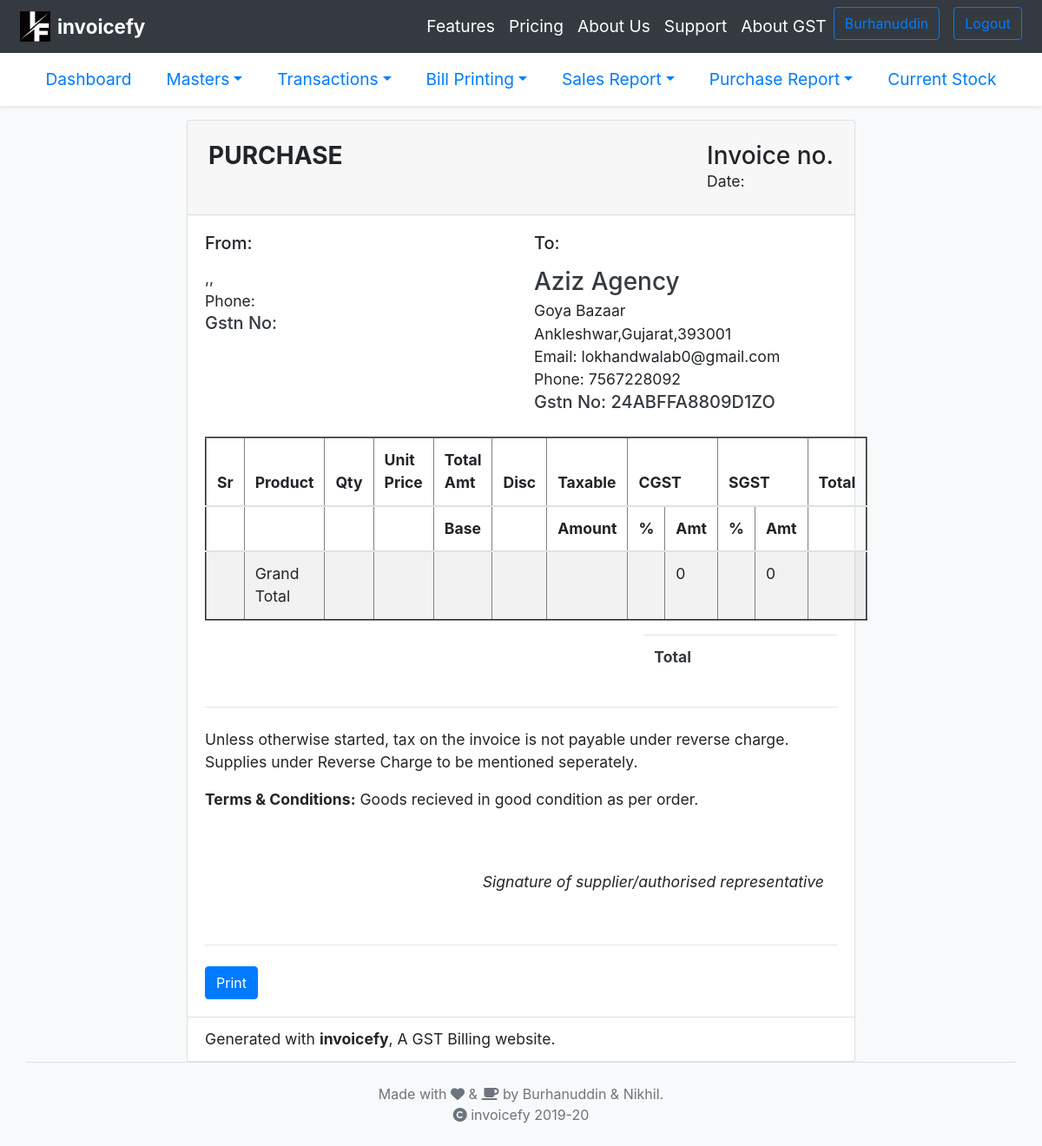
The app's page /invoicep.php (signed in) with its own data.
### tables this page shows
CREATE TABLE `client_mast` (
  `Client_Id` varchar(6) NOT NULL,
  `C_Mail_Id` varchar(50) NOT NULL,
  `C_Name` varchar(50) NOT NULL,
  `Comp_Name` varchar(100) NOT NULL,
  `C_Address` varchar(50) NOT NULL,
  `C_City` varchar(25) NOT NULL,
  `C_State` varchar(25) NOT NULL,
  `C_Pincode` int(6) NOT NULL,
  `C_Gstn_No` varchar(15) NOT NULL,
  `C_Mob_No` bigint(10) NOT NULL,
  `C_Password` varchar(20) NOT NULL,
  `C_Subscription_Dt` date NOT NULL,
  `C_Expiry_Dt` date NOT NULL
);

### inclds/Sessionchk.php (called while the page is built, shortened)
<?php
	if(!isset($_SESSION['cli']))
	{
		include("Redirectlogin.php");
	}
	else
	{
		$clid=$_SESSION['cli'];
	}
?>

### invoicep.php (the view, shortened to what this page needs)
<?php
    include('inclds/head.php');
    include('inclds/head2.php');
    $q1="SELECT * FROM client_mast WHERE Client_Id='{$clid}'";
    if(!mysqli_query($con,$q1))
    {
        echo ("Error description: " . mysqli_error($con));
    }
    else
    {
        $res1=mysqli_query($con,$q1);
        $row1=mysqli_fetch_assoc($res1);
        $q2="SELECT * FROM purchase_mast S INNER JOIN supp_mast C ON S.Supp_Id=C.Supp_Id WHERE S.Inv_No='{$_SESSION['invn']}'";
        if(!mysqli_query($con,$q2))
        {
            echo ("Error description: " . mysqli_error($con));
        }
        else
        {
            $res2=mysqli_query($con,$q2);
            $row2=mysqli_fetch_assoc($res2);
        }
    }
?>
<div id="invoice" class="offset-xl-2 col-xl-8 col-lg-12 col-md-12 col-sm-12 col-12 padding">
    <div id="main" class="card">
        <div class="card-header p-4">
            <a class="pt-2 h3 font-weight-bold" data-abc="true">PURCHASE</a>
            <div class="float-right">
                <h3 class="mb-0">Invoice no. <?= $_SESSION['invn']?></h3>
                Date: <?= $row2['Inv_Date']?>
            </div>
        </div>
        <div class="card-body">
            <div class="row mb-4">
                <div class="col-sm-6">
                    <h5 class="mb-3">From:</h5>
                    <div><?= $row2['City']?>,<?= $row2['State']?>,<?= $row2['Pincode']?></div>
                    <div>Phone: <?= $row2['Mob_No']?></div>
                    <h5 class="text-dark mb-1">Gstn No: <?= $row2['Gstn_No']?></h5>
                </div>
                <div class="col-sm-6 ">
                    <h5 class="mb-3">To:</h5>
                    <h3 class="text-dark mb-1"><?= $row1['Comp_Name']?></h3>
                    <div><?= $row1['C_Address']?></div>
                    <div><?= $row1['C_City']?>,<?= $row1['C_State']?>,<?= $row1['C_Pincode']?></div>
                    <div>Email: <?= $row1['C_Mail_Id']?></div>
                    <div>Phone: <?= $row1['C_Mob_No']?></div>
                    <h5 class="text-dark mb-1">Gstn No: <?= $row1['C_Gstn_No']?></h5>
                </div>
            </div>
            <div class="table-responsive-sm">
                <table class="table table-striped" border="2">
                    <thead>
                        <tr>
                            <th class="center">Sr</th>
                            <th class="right">Product</th>
                            <th class="center">Qty</th>
                            <th class="center">Unit Price</th>
                            <th class="center">Total Amt</th>
                            <th class="center">Disc</th>
                            <th class="center">Taxable</th>
                            <th class="center" colspan="2">CGST</th>
                            <th class="center" colspan="2">SGST</th>
                            <th class="center">Total</th>
                        </tr>
                        <tr>
                            <th class="center"></th>
                            <th class="right"></th>
                            <th class="center"></th>
                            <th class="center"></th>
                            <th class="center">Base</th>
                            <th class="center"></th>
                            <th class="center">Amount</th>
                            <th class="center">%</th>
                            <th class="center">Amt</th>
                            <th class="center">%</th>
                            <th class="center">Amt</th>
                            <th class="center"></th>
                        </tr>
                    </thead>
                    <tbody>
                        <?php
                            $q3="SELECT * FROM purchase_det S INNER JOIN prod_mast P ON S.Pr_Id=P.Pr_Id WHERE S.Inv_No='{$_SESSION['invn']}'";
                            if(!mysqli_query($con,$q3))
                            {
                                echo ("Error description: " . mysqli_error($con));
                            }
                            else
                            {
                                $gst=0;
                        ?>
                        <?php
                            }
                        ?>
                        <tr>
                            <?php
                                $q4="SELECT sum(Pr_Qty),sum(Amt-Disc),sum(Total_Amt) FROM purchase_det WHERE Inv_No='{$_SESSION['invn']}'";
                                $res4=mysqli_query($con,$q4);
                                $row4=mysqli_fetch_array($res4);
                            ?>
                            <td class="center"></td>
                            <td class="left">Grand Total</td>
                            <td class="left"><?= $row4[0]?></td>
                            <td class="right"></td>
                            <td class="center"></td>
                            <td class="right"></td>
                            <td class="right"><?= $row4[1]?></td>
                            <td class="right"></td>
                            <td class="right"><?=$gst?></td>
                            <td class="right"></td>
                            <td class="right"><?=$gst?></td>
                            <td class="right"><?= $row4[2]?></td>
                        </tr>
                    </tbody>
                </table>
            </div>
            <div class="row">
                <div class="col-lg-4 col-sm-5">
                </div>
                <div class="col-lg-4 col-sm-5 ml-auto">
                    <table class="table table-clear">
                        <tbody>
                            <tr>
                                <td class="left">
                                    <strong class="text-dark">Total</strong> </td>
                                <td class="right">
                                </td>
                            </tr>
                        </tbody>
                    </table>
                </div>
            </div>
        <hr class="mb-4">
        <div class="col">
                <div class="row">
                    <p class="text-left">Unless otherwise started, tax on the invoice is not payable under reverse charge.<br>Supplies under Reverse Charge to be mentioned seperately.</p><br>
                    <p class="text-left">
                        <b>Terms & Conditions:</b>
                        Goods recieved in good condition as per order.
                    </p>
                </div>
                <br>
                <br>
                    <p class="text-right font-italic">Signature of supplier/authorised representative</p><br>
            </div>
        <hr class="mb-4">
        <div>
        <button id="printInvoice" class="btn btn-primary" type="Submit" name="printInvoice">Print</button>
        </div>
        </div>
        <div class="card-footer bg-white">
            <p class="mb-0">Generated with <b>invoicefy</b>, A GST Billing website.</p>
        </div>
    </div>
</div>
<?php
    include('inclds/footer.php');
?>

### inclds/head.php (shortened to what this page needs)
<!DOCTYPE html>
  <html>
    <head>
    	<link rel="stylesheet" type="text/css" href="bootstrap/css/bootstrap.css">
    </head>
    <body class="bg-light">
<nav class="navbar navbar-expand-lg navbar-dark bg-dark sticky-top p-2" id="mainNav">
  <div class="container-fluid">
    <img src="inclds/logo1.png" alt="Logo" height="35" width="35">
      <a class="navbar-brand font-weight-bold ml-2" href="#">invoicefy</a>
      <div class="collapse navbar-collapse" id="navbarResponsive">
        <ul class="navbar-nav ml-auto">
          <li class="nav-item">
            <a class="nav-link text-white" href="index.php#features">Features</a>
          </li>
          <li class="nav-item">
            <a class="nav-link text-white" href="index.php#pricing">Pricing</a>
          </li>
          <li class="nav-item">
            <a class="nav-link text-white" href="index.php#about">About Us</a>
          </li>
          <li class="nav-item">
            <a class="nav-link text-white" href="index.php#contact">Support</a>
          </li>
          <li class="nav-item">
            <a class="nav-link text-white" href="index.phpAboutGST.php">About GST</a>
          </li>
          <li>
          <?php
            include('connection.php');
            if(!isset($_SESSION['cli']))
            {
              echo "<a class='btn btn-outline-primary' name='alogin' href='login.php'>Log In</a></t>";
              echo "<a class='btn btn-outline-primary ml-3' name='areg' href='AddClient.php'>Sign up</a>";
            }
            else
            {
              $q="SELECT * from client_mast where Client_Id='".$_SESSION['cli']."'";
              if(!mysqli_query($con,$q))
              {
                echo("Error description: " . mysqli_error($con));
              }
              else
              {
                $res=mysqli_query($con,$q);
                $row=mysqli_fetch_row($res);
                if(is_array($row) && count($row)>0)
                {
                  $nm=$row[2];
                  echo "<a class='btn btn-outline-primary' name='Name' href='#'>".$nm."</a>";
                  echo "<a class='btn btn-outline-primary ml-3' name='Logout' href='logout.php'>Logout</a>";
                }
              }
            }
          ?>
        </li>
        </ul>
      </div>
    </div>
</nav>

### inclds/head.php (style rules this page uses)
html body { width: 100%; margin: 0px; padding: 0px; overflow-x: hidden; }
.navbar-brand { font-size: 1.4rem; font-weight: bold; }
#main { font-size: 1.1rem; }

### inclds/head2.php (style rules this page uses)
.nav-link { font-size: 1.2rem; }

### records on screen
client_mast: C_Name "Burhanuddin", Comp_Name "Aziz Agency", C_Address "Goya Bazaar", C_City "Ankleshwar", C_State "Gujarat", C_Pincode "393001", C_Mail_Id "lokhandwalab0@gmail.com", C_Mob_No "7567228092", C_Gstn_No "24ABFFA8809D1ZO"

### other values on screen
$gst "0"
